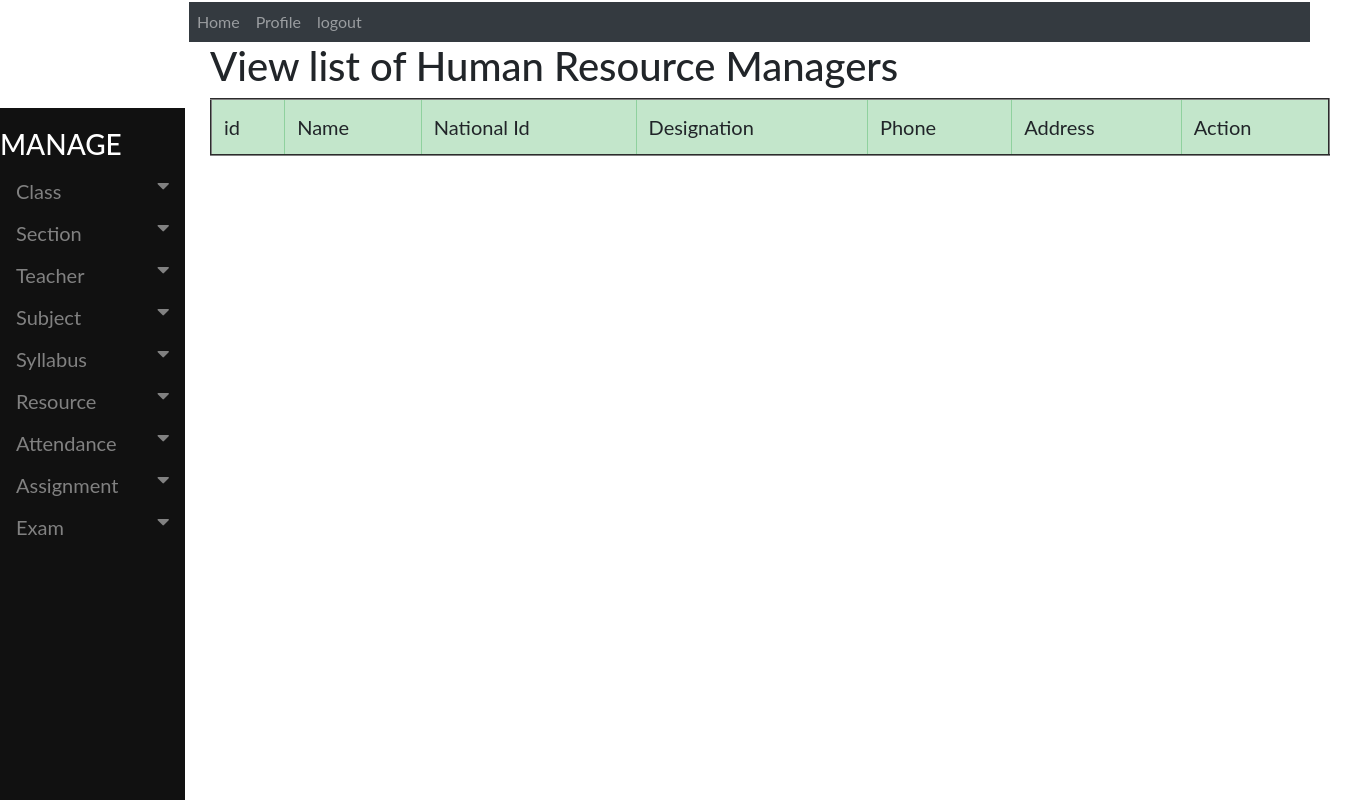
Page /accounts/viewhumanresource on the earlier database version.
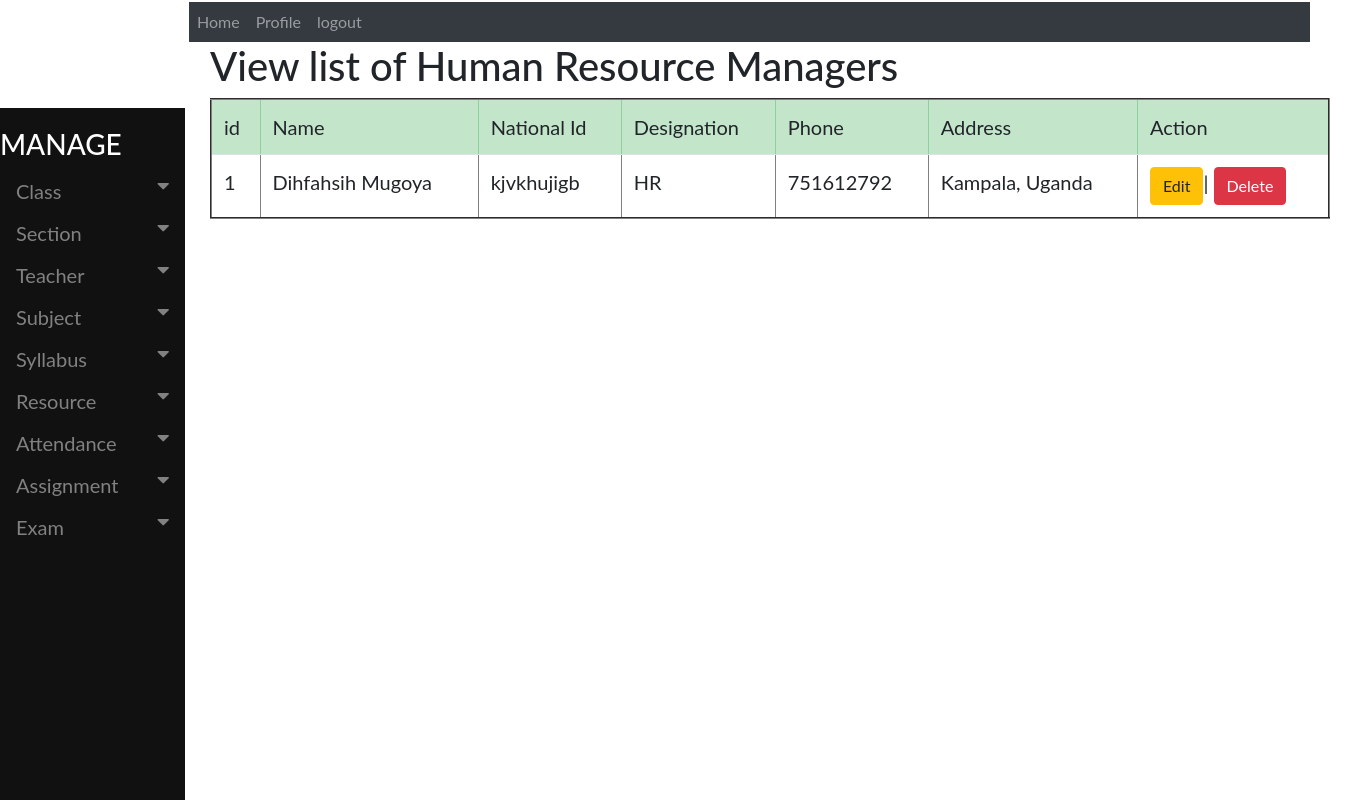
Same page on the later database version.
### accounts/models.py (models this page shows, shortened)
class HumanResource(models.Model):
    choices = (('female','female'), ('male', 'male'))
    Name = models.CharField(max_length=130)
    NationaId = models.CharField(max_length=130)
    Designation = models.CharField(max_length=130)
    Phone = models.CharField(max_length=130)
    Gender = models.CharField(max_length=10, choices=choices, blank=False, null=True)
    Address = models.CharField(max_length=130)
    Religion = models.CharField(max_length=130)

### accounts/views.py (the view)
def viewhumanresource(request):
    all_info = HumanResource.objects.all()
    context={'all_info':all_info}
    return render(request, 'accounts/viewhumanresource.html', context)

### accounts/templates/accounts/viewhumanresource.html
{% extends 'base.html' %}
{% block body %}
<div class="container" style="margin-left: 200px;font-size: 20px; padding: 0px 10px;">
<h1>View list of Human Resource Managers</h1>
<table class="table table-hover" border="2">
   <thead class="table-success">
     <tr>
         <td>id</td>
         <td>Name </td>
         <td>National Id</td>
         <td>Designation</td>
         <td>Phone</td>
         <td>Address</td>
         <td>Action</td>
     </tr>
   </thead>
   <tbody>
     {% if all_info %}
     {% for item in all_info %}
     <tr>
       <td>{{ item.id}}</td>
       <td>{{ item.Name}}</td>
       <td>{{ item.NationaId}}</td>
       <td>{{ item.Designation}}</td>
       <td>{{ item.Phone}}</td>
       <td>{{ item.Address}}</td>
       <td><a href="{% url 'edithumanresource' pk=item.id  %}" >
         <button class="btn btn-warning">Edit</button></a>|
         <a href="{% url 'deletehumanresource' pk=item.id %}" >
           <button class="btn btn-danger">Delete</button></a>
       </td>
        {% endfor %}
     </tr>
     {% endif %}
   </tbody>
</table>
</div>
{% endblock %}

Differences in the rows shown:
added HumanResource: id "1", Name "Dihfahsih Mugoya", NationaId "kjvkhujigb", Designation "HR", Phone "751612792", Address "Kampala, Uganda"
